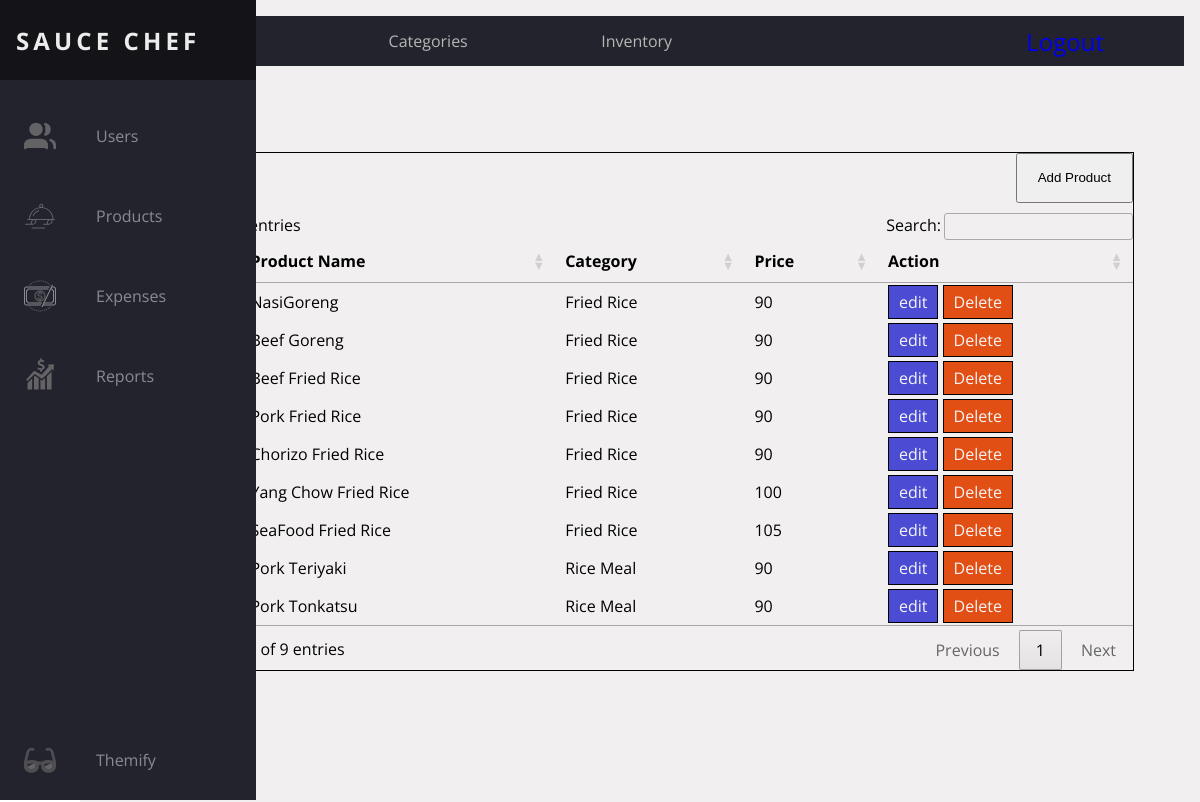
The app's page /System/items.php (signed in) with its own data.
### tables this page shows
CREATE TABLE `products` (
  `p_id` int(11) NOT NULL,
  `productname` varchar(255) NOT NULL,
  `category` int(11) NOT NULL,
  `price` float NOT NULL
);

CREATE TABLE `category` (
  `c_id` int(11) NOT NULL,
  `categoryname` varchar(255) NOT NULL
);

### system/Database/Product.php (called while the page is built, shortened)
<?php
class Product
{
    public $db = null;
    public function __construct(DBController $db)
    {
        $this->db = $db;
    }
    public function getData()
    {
        $result = $this->db->con->query("SELECT p_id,productname,price,categoryname FROM products INNER JOIN category ON products.category = category.c_id");
        $resultArray = array();
        while ($item = mysqli_fetch_array($result, MYSQLI_ASSOC)) {
            $resultArray[] = $item;
        }
        return $resultArray;
    }
}

### system/Database/DBController.php (called while the page is built, shortened)
<?php
class DBController
{
    protected $host = 'localhost';
    protected $user = 'root';
    protected $password = '';
    protected $database = 'foodordering';
    public function __construct()
    {
        $this->con = mysqli_connect($this->host, $this->user, $this->password, $this->database);
    }
}

### system/items.php (the view, shortened to what this page needs)
<?php
include('./Templates/Header.php');
include('./Templates/Navigation.php');
include('./functions.php');
$productList = $products->getData();
?>
<main>
    <div class="top_navigation">
        <ul class="top_nav_item">
            <li class="nav-item">
                <a href="./items.php" class="topnav-link">Products</a>
            </li>
            <li class="nav-item">
                <a href="./categories.php" class="topnav-link">Categories</a>
            </li>
            <li class="nav-item">
                <a href="inventory.php" class="topnav-link">Inventory</a>
            </li>
        </ul>
        <div class="logout_button">
            <a href="./logout.php">Logout</a>
        </div>
    </div>
    <h1>Products</h1>
    <div class="content">
        <div class="Actions_button">
            <button id="btnOpenModal" class="btn btn-md btn-success mr-2">Add Product</button>
        </div>
        <table id="table_id">
            <thead>
                <tr>
                    <th>ID</th>
                    <th>Product Name</th>
                    <th>Category</th>
                    <th>Price</th>
                    <th>Action</th>
                </tr>
            </thead>
            <tbody>
                <?php array_map(function ($prod) { ?>
                    <tr>
                        <td><?= $prod['p_id'] ?></td>
                        <td><?= $prod['productname'] ?></td>
                        <td><?= $prod['categoryname'] ?></td>
                        <td><?= $prod['price'] ?></td>
                        <td class="actions-buttons">
                            <a class="editBtn" href="editCategory.php?id=<?= $prod['p_id'] ?>">edit</a>
                            <a class="delBtn" href="deleteCategory.php?id=<?= $prod['p_id'] ?>">Delete</a>
                        </td>
                    </tr>
                <?php }, $productList) ?>
            </tbody>
        </table>
    </div>
</main>
<?php
include('./Templates/Footer.php');
?>

### system/Templates/Header.php (shortened to what this page needs)
<!DOCTYPE html>
<html lang="en">
<head>
    <link rel="stylesheet" href="https://pro.fontawesome.com/releases/v5.10.0/css/all.css" />
    <link rel="stylesheet" type="text/css" href="https://cdn.datatables.net/1.11.3/css/jquery.dataTables.css">
    <link href="https://cdn.jsdelivr.net/npm/select2@4.1.0-rc.0/dist/css/select2.min.css" rel="stylesheet" />
    <link rel="stylesheet" href="../css/style2.css" />
    <link rel="stylesheet" href="../css/app.css" />
</head>
<body>

### system/Templates/Navigation.php (shortened to what this page needs)
<nav class="navbar">
    <ul class="navbar-nav">
        <li class="logo">
            <a href="../System/Dashboard.php" class="nav-link">
                <span class="link-text logo-text">SAUCE CHEF</span>
            </a>
        </li>
        <li class="nav-item">
            <a href="../System/users.php" class="nav-link">
                <span class="link-text">Users</span>
            </a>
        </li>
        <li class="nav-item">
            <a href="../System/items.php" class="nav-link">
                <span class="link-text">Products</span>
            </a>
        </li>
        <li class="nav-item">
            <a href="../System/expenses.php" class="nav-link">
                <span class="link-text">Expenses</span>
            </a>
        </li>
        <li class="nav-item">
            <a href="../System/Reports.php" class="nav-link">
                <g class="fa-group">
                </g>
                <span class="link-text">Reports</span>
            </a>
        </li>
        <li class="nav-item" id="themeButton">
            <a href="#" class="nav-link">
                <span class="link-text">Themify</span>
            </a>
        </li>
    </ul>
</nav>

### system/Templates/Footer.php (shortened to what this page needs)
</body>
</html>

### css/style2.css (style rules this page uses)
:root { font-size: 16px; font-family: "Open Sans"; --text-primary: #b6b6b6; --text-secondary: #ececec; --bg-primary: #23232e; --bg-secondary: #141418; --transition-speed: 600ms; }
body { color: black; background-color: white; margin: 0; padding: 0; }
main { margin-left: 5rem; padding: 1rem; height: 100vh; background-color: #f1efef; }
.navbar { position: fixed; background-color: var(--bg-primary); transition: width 600ms ease; z-index: 100; }
.navbar-nav { list-style: none; padding: 0; margin: 0; display: flex; flex-direction: column; align-items: center; height: 100%; }
.nav-item { width: 100%; }
.nav-item:last-child { margin-top: auto; }
.nav-link { display: flex; align-items: center; height: 5rem; color: var(--text-primary); text-decoration: none; filter: grayscale(100%) opacity(0.7); transition: var(--transition-speed); }
.link-text { display: none; margin-left: 1rem; }
.nav-link svg { width: 2rem; min-width: 2rem; margin: 0 1.5rem; }
.logo { font-weight: bold; text-transform: uppercase; margin-bottom: 1rem; text-align: center; color: var(--text-secondary); background: var(--bg-secondary); font-size: 1.5rem; letter-spacing: 0.3ch; width: 100%; }
.logo-text { display: inline; position: absolute; left: -999px; transition: var(--transition-speed); }
@media only screen and (min-width: 600px) { .navbar { top: 0; width: 5rem; height: 100vh; } }
.dark { --text-primary: #b6b6b6; --text-secondary: #ececec; --bg-primary: #23232e; --bg-secondary: #141418; }
.theme-icon { display: none; }
.dark #darkIcon { display: block; }

### css/app.css (style rules this page uses)
.top_navigation { background-color: var(--bg-primary); padding: 0 5em; display: flex; align-items: center; }
.top_nav_item { width: 100%; list-style: none; padding: 0; margin: 0; display: flex; flex-direction: row; align-items: center; height: 50px; }
.topnav-link { display: flex; align-items: center; height: 5rem; color: var(--text-primary); text-decoration: none; transition: var(--transition-speed); }
.logout_button { font-size: 1.5em; color: white; }
.logout_button a { text-decoration: none; }
.content { border: 1px solid black; margin: 20px 50px; }
.Actions_button { width: 100%; height: 50px; margin-bottom: 10px; display: flex; justify-content: end; }
.btn { padding: 10px 20px; }
.actions-buttons a { text-decoration: none; border: 1px solid black; padding: 5px 10px; color: whitesmoke; }
.editBtn { background-color: rgb(75, 75, 211); }
.delBtn { background-color: rgb(226, 79, 21); }

### records on screen
products: productname "NasiGoreng", price "90"
category: categoryname "Fried Rice Fried Rice Fried Rice Fried Rice Fried Rice Fried Rice Fried Rice"
products: productname "Beef Goreng", price "90"
products: productname "Beef Fried Rice", price "90"
products: productname "Pork Fried Rice", price "90"
products: productname "Chorizo Fried Rice", price "90"
products: productname "Yang Chow Fried Rice", price "100"
products: productname "SeaFood Fried Rice", price "105"
products: productname "Pork Teriyaki", price "90"
category: categoryname "Rice Meal Rice Meal"
products: productname "Pork Tonkatsu", price "90"
